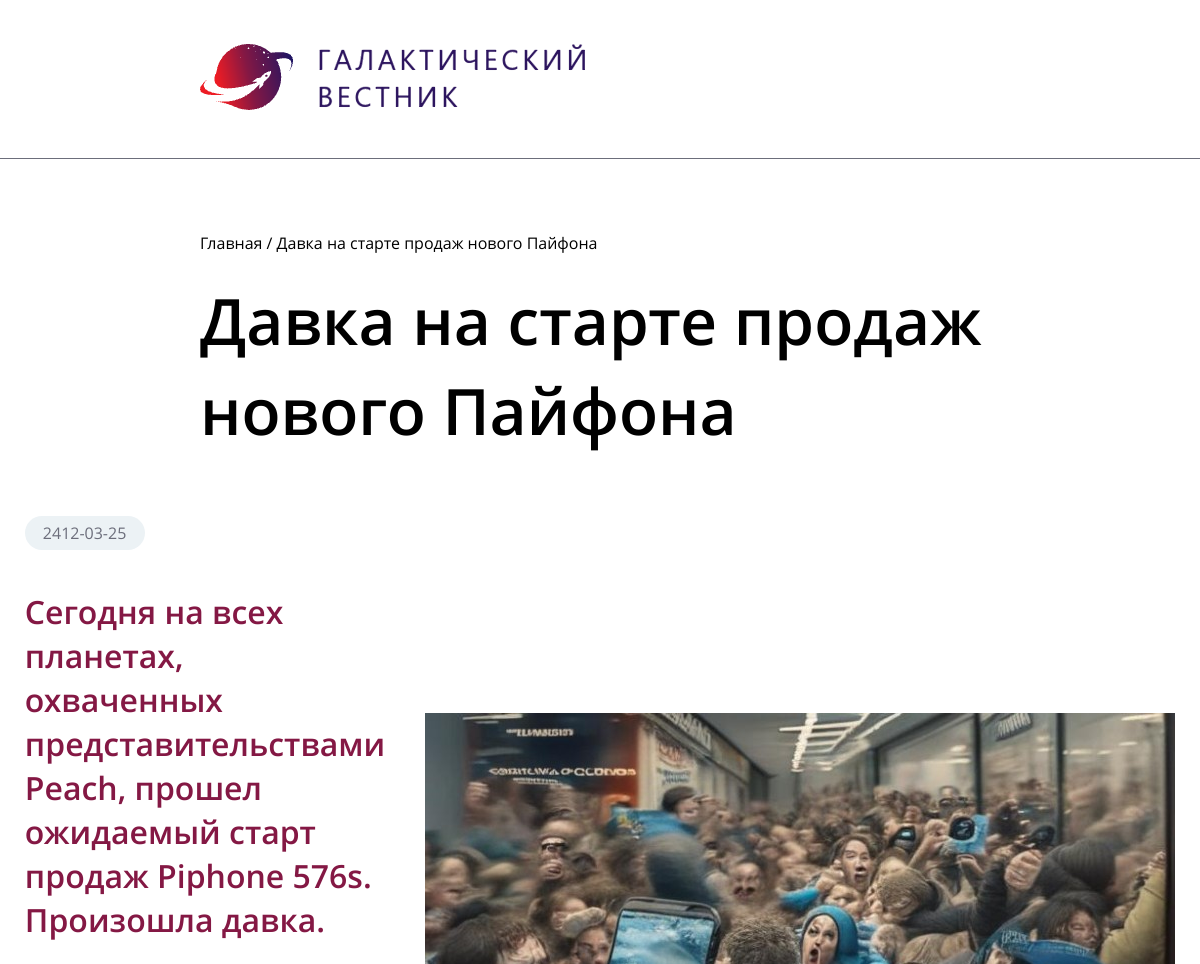
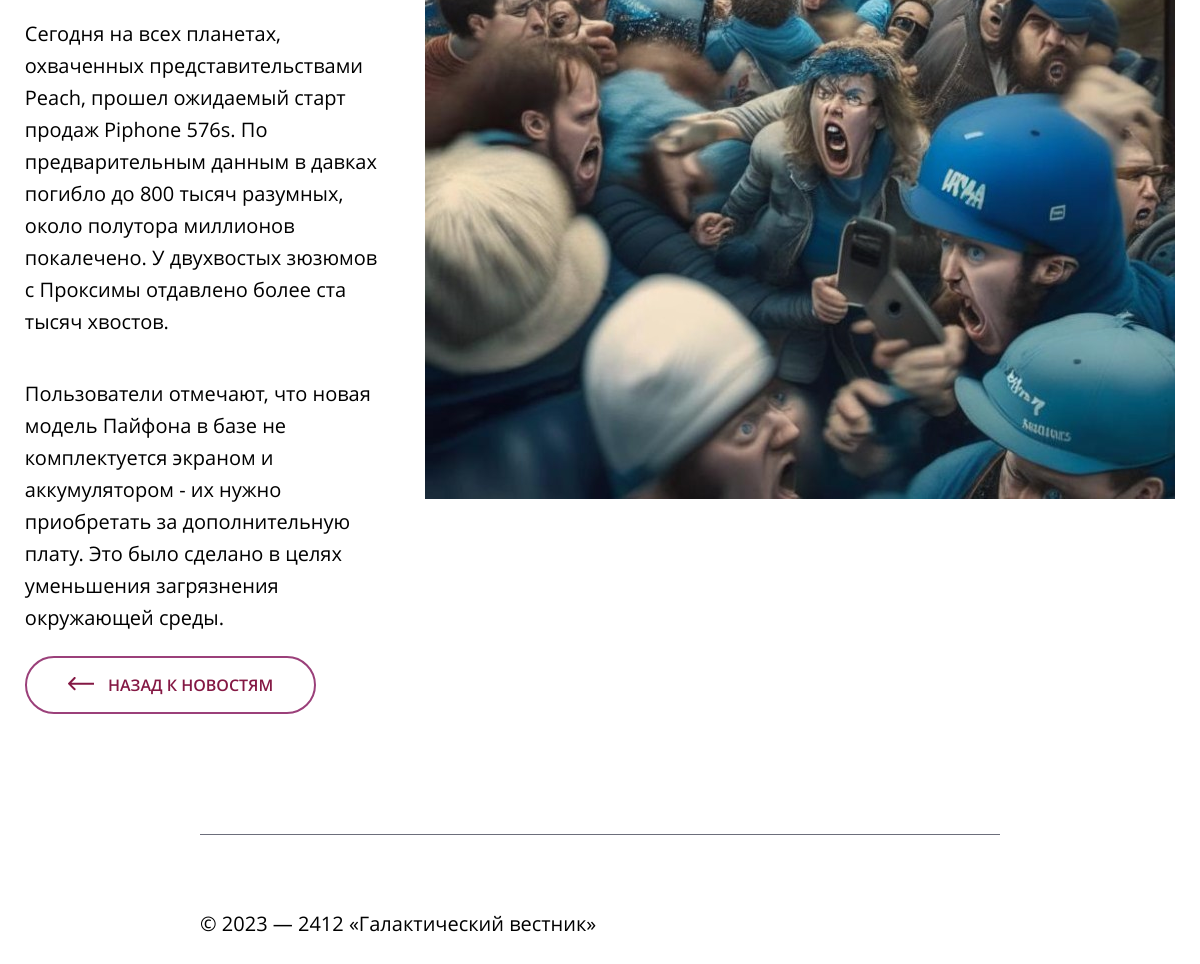
Screenshot of /news.php?id=3 with the database file from the repository (2 pictures, top to bottom).
### tables this page shows
CREATE TABLE `news` (
  `id` int(11) unsigned NOT NULL AUTO_INCREMENT,
  `date` datetime NULL DEFAULT NULL,
  `title` varchar(250) NOT NULL DEFAULT '',
  `announce` text NULL DEFAULT NULL,
  `content` text NULL DEFAULT NULL,
  `image` varchar(250) NOT NULL DEFAULT '',
  PRIMARY KEY (`id`),
  KEY `id` (`id`),

  KEY `idx_news_date` (`date`));

### news.php (the view, shortened to what this page needs)
<!DOCTYPE html>
<html lang="ru">
<head>
    <link rel="stylesheet" href="style.css">
    <link rel="stylesheet" href="css/normalize.css">
    <link rel="stylesheet" href="css/style.css">
    <?php require_once 'apps/announce.php' ?>
    <?php
require_once 'apps/setting.php';
$mysqli = new mysqli($host, $user, $pass, $data);
$newsId = isset($_GET['id']) ? (int)$_GET['id'] : 0;
if ($newsId > 0) {
    $sql = "SELECT *, DATE(date) AS news_date FROM news WHERE id = ?";
    $stmt = $mysqli->prepare($sql);
    $stmt->bind_param('i', $newsId);
    $stmt->execute();
    $result = $stmt->get_result();
    if ($result->num_rows > 0) {
        $article = $result->fetch_assoc();
        $news_date = $article['news_date'];
        $title = $article['title'];
        $announce = $article['announce'];
        $content = $article['content'];
        $image = $article['image'];
    } else {
        echo '<p>Новость не найдена.</p>';
    }
} else {
    echo '<p>Некорректный идентификатор новости</p>';
}
$announce = str_replace('<p>', '', $announce);
$announce = str_replace('</p>', '', $announce);
$content = str_replace('<p>', '<p class="page__descr">', $content);
$content = str_replace('</p>', '', $content);
?>
</head>
<body>
    <header class="header header_news">
        <div class="container">
            <a href="#">
                <img class="logo" src="/img/logo.png" alt="GalaxyNews">
            </a>
        </div>
    </header>
    <section class="news">
        <div class="container">
            <span class="news__nav">
                <a href="index.php">Главная</a> / <a href="#"><?php echo $title ?></a>
            </span>
            <h2 class="news__title">
                <?php echo $title ?>
            </h2>
            <div class="wrapper">
                <div class="news__content">
                    <p class="page__data"> <?php echo $news_date ?> </p>
                    <p class="page__announce"> <?php echo $announce ?> </p>
                    <p class="page__descr"> <?php echo $content ?> </p>
                    <a href="index.php" class="page__button"> Назад к новостям</a>
                </div>
                <img src="/images/<?php echo $image ?>" alt="">
            </div>
        </div>
    </section>
    <footer class="footer">
        <div class="container">
            <p class="footer__descr">
                © 2023 — 2412 «Галактический вестник»
            </p>
        </div>
    </footer>
</body>

### css/style.css (style rules this page uses)
html { box-sizing: border-box; }
body { max-width: 1905px; }
*, *::before, *::after { box-sizing: inherit; }
a { color: inherit; text-decoration: none; }
img { max-width: 100%; }
h1, h2, h3, p, a { margin: 0; padding: 0; }
.header { padding-top: 40px; padding-bottom: 40px; }
.container { margin-left: 200px; padding-right: 200px; }
.news__title { margin-bottom: 60px; color: rgb(0, 0, 0); font-family: 'Open Sans', sans-serif; font-size: 64px; font-weight: 600; line-height: 140%; letter-spacing: 0%; }
.footer__descr { margin-bottom: 85px; font-family: Open Sans; font-size: 20px; font-weight: 400; line-height: 160%; letter-spacing: 0%; }
.header_news { border-bottom: 1px solid rgb(108, 110, 123);; }
.news__nav { display: inline-block; margin-top: 73px; margin-bottom: 22px; font-family: Open Sans; font-size: 16px; font-weight: 400; line-height: 22px; letter-spacing: 0%; }
.wrapper { display: flex; justify-content: center; align-items: center; padding-bottom: 138px; border-bottom: 1px solid rgb(108, 110, 123); margin-bottom: 73px; }
.news__content { margin-right: 40px; }
.page__data { width: 120px; margin-bottom: 40px; padding: 6px 18px; color: rgb(108, 110, 123); font-family: 'Open Sans', sans-serif; font-size: 16px; font-weight: 400; line-height: 22px; letter-spacing: 0%; border-radius: 20px; background: rgb(236, 242, 245); }
.page__announce { margin-bottom: 40px; color: rgb(132, 24, 68); font-family: Open Sans; font-size: 32px; font-weight: 600; line-height: 44px; letter-spacing: 0%; text-align: left; }
.page__descr { margin-bottom: 40px; color: rgb(0, 0, 0); font-family: Open Sans; font-size: 20px; font-weight: 400; line-height: 160%; letter-spacing: 0%; text-align: left; }
.page__button { box-sizing: border-box; border: 2px solid rgb(155, 64, 122); border-radius: 50px; padding: 16px 41px 16px 41px; color: rgb(132, 24, 68); font-family: Open Sans; font-size: 16px; font-weight: 600; line-height: 22px; letter-spacing: 0%; text-align: left; text-transform: uppercase; }
.button__arrow_left { margin-right: 10px; }

### rows the page displays
news: title "Давка на старте продаж нового Пайфона", announce "Сегодня на всех планетах, охваченных представительствами Peach, прошел ожидаемый старт продаж Piphone 576s. Произошла давка.", content "Сегодня на всех планетах, охваченных представительствами Peach, прошел ожидаемый старт продаж Piphone 576s. По предварительным данным в давках погибло до 800 тысяч разумных, около полутора миллионов покалечено. У двухвостых зюзюмов с Проксимы отдавлено более ста тысяч хвостов. Пользователи отмечают, что новая модель Пайфона в базе не комплектуется экраном и аккумулятором - их нужно приобретать за дополнительную плату. Это было сделано в целях уменьшения загрязнения окружающей среды.", image (picture)

### other values shown
$news_date "2412-03-25"
